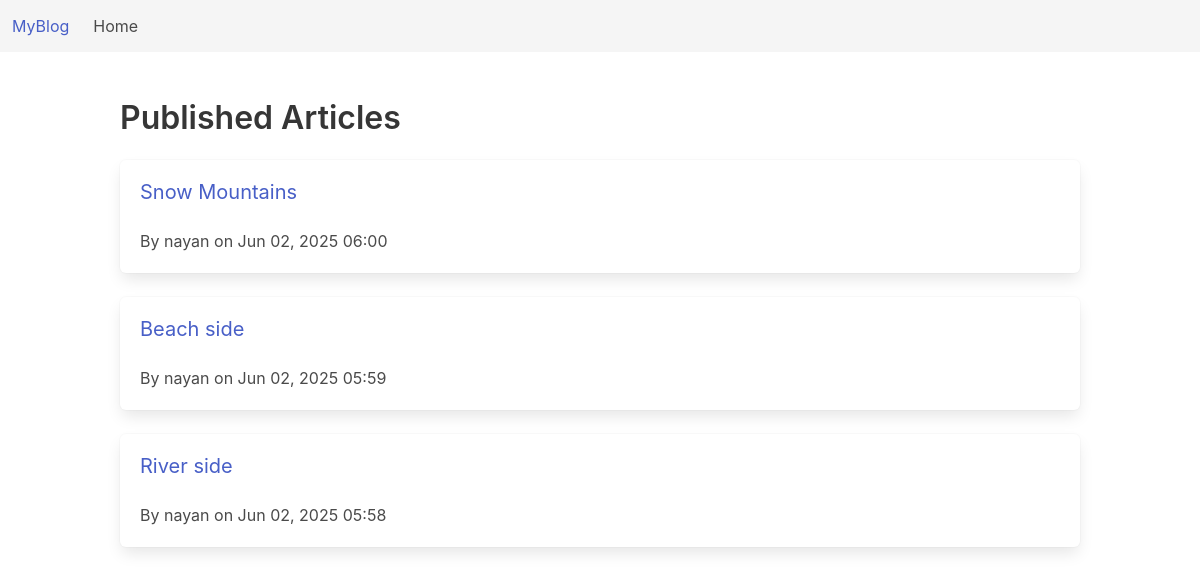
Before: / with the older database file.
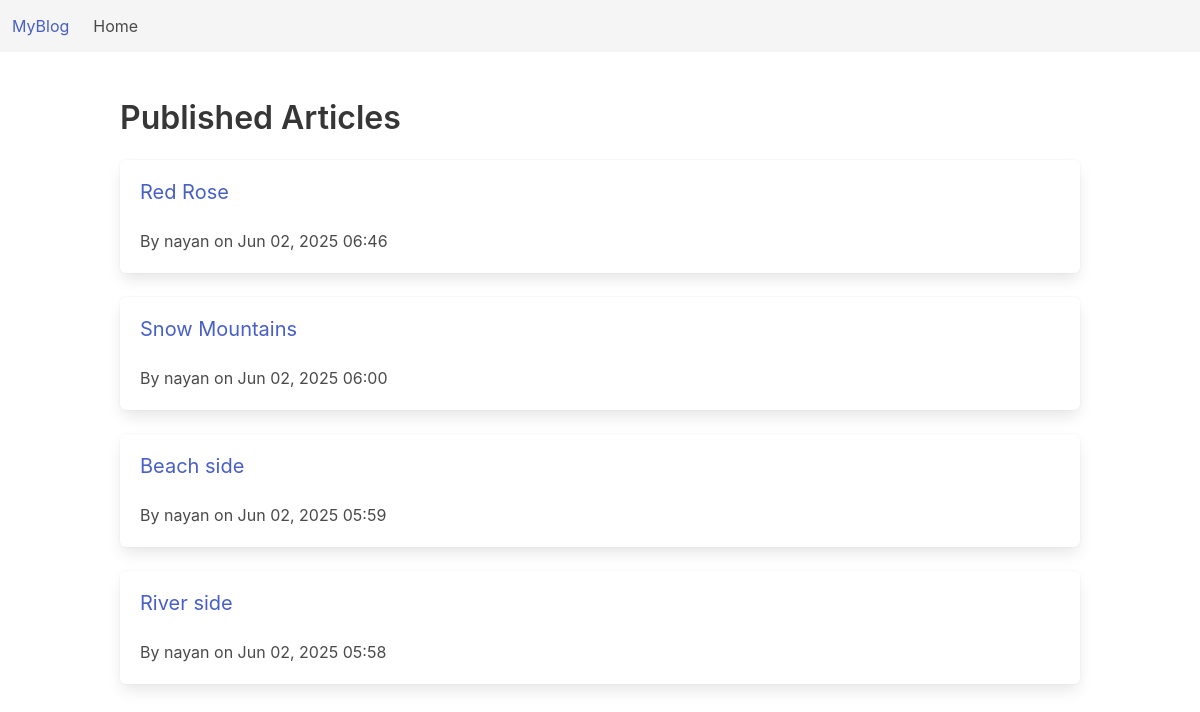
After: the same page with the newer database file.
### articles/models.py (models this page shows, shortened)
class Article(models.Model):
    title = models.CharField(max_length=200) # title of the article
    body = models.TextField() # body of the article
    published_date = models.DateTimeField(auto_now_add=True) # date when the article was published
    author = models.ForeignKey(User, on_delete=models.CASCADE) # author of the article
    is_draft = models.BooleanField(default=False) # whether the article is a draft or not
    featured_image = models.ImageField(upload_to='article_images/', blank=True, null=True)

### articles/views.py (the view)
# urls.py: path('', views.ArticleListView.as_view(), name='article-list'),
class ArticleListView(ListView):
    model = Article
    template_name = 'articles/article_list.html'  # default: <app>/<model>_list.html
    context_object_name = 'articles'
    ordering = ['-published_date']
    def get_queryset(self):
        return Article.objects.filter(is_draft=False).order_by('-published_date')

### articles/templates/articles/article_list.html (shortened to what this page needs)
{% extends "base.html" %}
{% block content %}
  <h1 class="title">Published Articles</h1>
  {% for article in articles %}
    <div class="box">
      <h2 class="subtitle">
        <a href="{% url 'articles:article-detail' article.pk %}">
          {{ article.title }}
        </a>
      </h2>
      <p>
        By {{ article.author.username }} on {{ article.published_date|date:"M d, Y H:i" }}
      </p>
    </div>
  {% empty %}
    <p>No articles have been published yet.</p>
  {% endfor %}
{% endblock %}

### articles/templates/base.html (shortened to what this page needs)
<!DOCTYPE html>
<html lang="en">
<head>
  <link rel="stylesheet" href="https://cdn.jsdelivr.net/npm/bulma@0.9.3/css/bulma.min.css">
</head>
<body>
  <nav class="navbar has-background-light" role="navigation">
    <div class="navbar-brand">
      <a class="navbar-item" href="{% url 'articles:article-list' %}">
        MyBlog
      </a>
    </div>
    <div class="navbar-menu">
      <div class="navbar-start">
        <a class="navbar-item" href="{% url 'articles:article-list' %}">Home</a>
      </div>
      <div class="navbar-end">
        <div class="navbar-item">
        </div>
      </div>
    </div>
  </nav>
  <section class="section">
    <div class="container">
      {% block content %}
      {% endblock %}
    </div>
  </section>
</body>
</html>

Changed rows visible on the page:
added Article: title "Red Rose", author.username "nayan", published_date "Jun 02, 2025 06:46"
